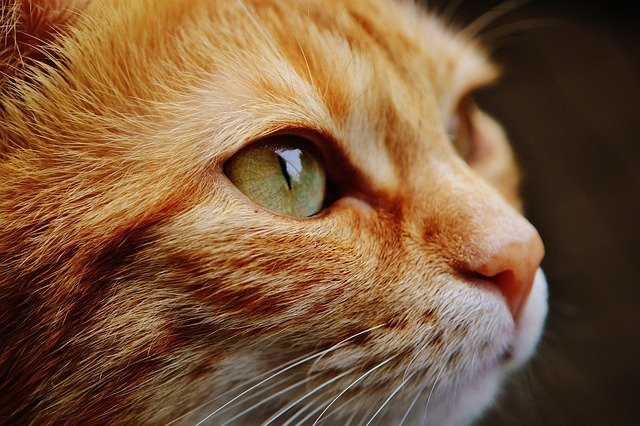
#> input picture opencv_area/cat.jpg, 640 x 426 px
$ python sharpening.py
#> lines starting #> are read from the running program, lines starting #| are printed output that depends on the picture
### opencv_area/filter.py
import cv2
import numpy as np

# 행렬 처리 방식 (속도가 빠름)
def mat_filter(img, mask):
    rows, cols = img.shape[:2]
    #print(rows, cols)
    dst = np.zeros((rows, cols), np.float32)
    ycenter, xcenter = mask.shape[1] // 2, mask.shape[0] // 2 # 마스크 중심

    # print(ycenter, rows - ycenter)
    # print(xcenter, cols - xcenter)
    for i in range(ycenter, rows - ycenter):  # 영상의 끝 상하부분 제외
        for j in range(xcenter, cols - xcenter): # 영상의 끝 좌우부분 제외
            y1, y2 = i - ycenter, i + ycenter + 1 # 높이 범위
            x1, x2 = j - xcenter, j + xcenter + 1 # 너비 범위
            roi = img[y1:y2, x1:x2].astype('float32') # 관심 영역 float32 변환
            mul = cv2.multiply(roi, mask) # 관심영역과 마스크 원소별 곱(컨볼루션)
            dst[i, j] = cv2.sumElems(mul)[0] # 원소별로 곱한 것을 다시 합해서(컨볼루션)저장
            # 단일 채널이기 때문에 0번째만 가져옴

    return dst

### opencv_area/sharpening.py
import cv2
import numpy as np

from filter import mat_filter
# 행렬 적용 방식이 그대로 사용됨. 단지 마스크만 바뀔 뿐임.

img = cv2.imread('cat.jpg', cv2.IMREAD_GRAYSCALE)
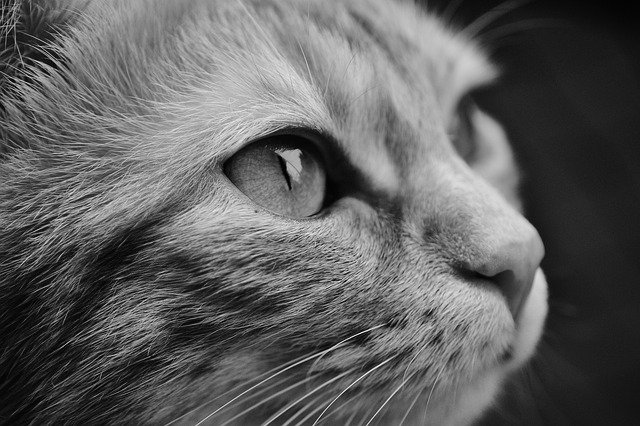
#> img: shape (426, 640); min 0, max 255, mean 95.2
if img is None: raise Exception('영상 읽기 에러')

kernel1 = [
     0, -1, 0,
    -1,  5,-1,
     0, -1, 0
] # 1D 리스트
kernel2 = [
    [-1, -1, -1],
    [-1,  9, -1],
    [-1, -1, -1]
] # 2D 리스트

kernel1 = np.array(kernel1, np.float32).reshape(3, 3) # 1D -> 3x3 2D
kernel2 = np.array(kernel2, np.float32) # 2D

sharp1 = cv2.convertScaleAbs(mat_filter(img, kernel1))
#> after the loop in mat_filter, `for i in range(ycenter, rows - ycenter):`:
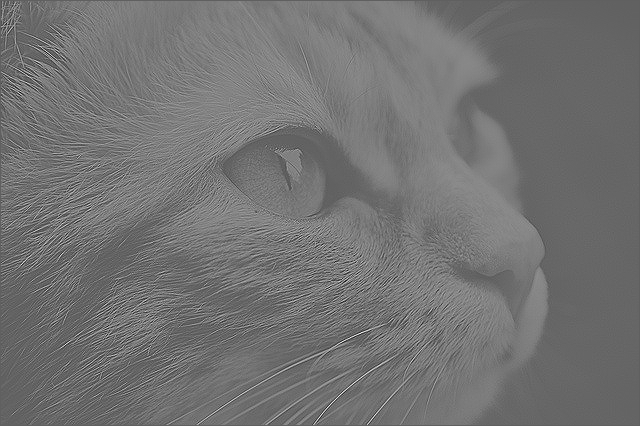
#> dst: shape (426, 640) float32; min -509, max 832, mean 94.7; drawn with min black and max white
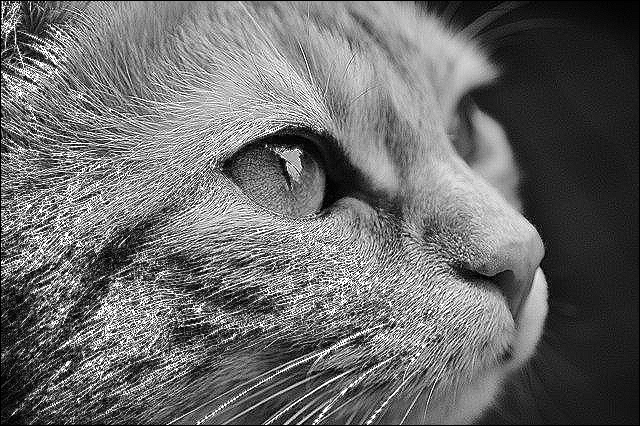
#> sharp1: shape (426, 640); min 0, max 255, mean 105.4
sharp2 = cv2.convertScaleAbs(mat_filter(img, kernel2))
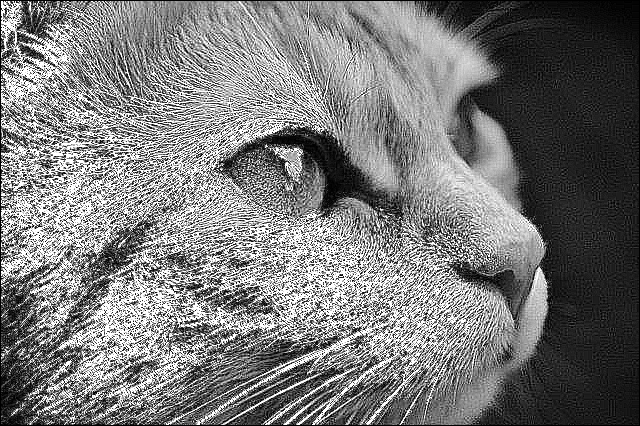
#> sharp2: shape (426, 640); min 0, max 255, mean 120.5

cv2.imshow('origin', img)
cv2.imshow('sharp1', sharp1)
cv2.imshow('sharp2', sharp2)
cv2.waitKey(0)
